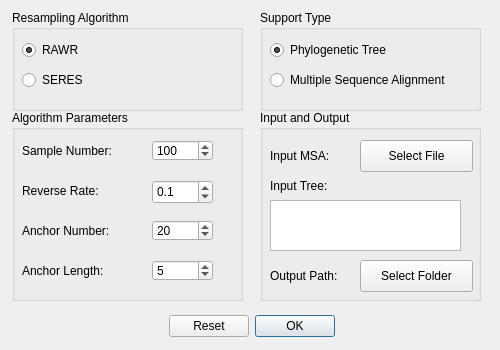
<?xml version="1.0" encoding="UTF-8"?>
<ui version="4.0">
 <class>Dialog</class>
 <widget class="QDialog" name="Dialog">
  <property name="geometry">
   <rect>
    <x>0</x>
    <y>0</y>
    <width>500</width>
    <height>350</height>
   </rect>
  </property>
  <property name="minimumSize">
   <size>
    <width>500</width>
    <height>350</height>
   </size>
  </property>
  <property name="maximumSize">
   <size>
    <width>500</width>
    <height>350</height>
   </size>
  </property>
  <property name="windowTitle">
   <string>RAWR and SERES support estimation</string>
  </property>
  <widget class="QDialogButtonBox" name="buttonBox">
   <property name="geometry">
    <rect>
     <x>6</x>
     <y>310</y>
     <width>491</width>
     <height>32</height>
    </rect>
   </property>
   <property name="standardButtons">
    <set>QDialogButtonBox::Ok|QDialogButtonBox::Reset</set>
   </property>
   <property name="centerButtons">
    <bool>true</bool>
   </property>
  </widget>
  <widget class="QGroupBox" name="algorithmGroupBox">
   <property name="geometry">
    <rect>
     <x>12</x>
     <y>10</y>
     <width>231</width>
     <height>101</height>
    </rect>
   </property>
   <property name="title">
    <string>Resampling Algorithm</string>
   </property>
   <widget class="QRadioButton" name="rawrRadioButton">
    <property name="geometry">
     <rect>
      <x>10</x>
      <y>30</y>
      <width>100</width>
      <height>20</height>
     </rect>
    </property>
    <property name="inputMethodHints">
     <set>Qt::ImhNone</set>
    </property>
    <property name="text">
     <string>RAWR</string>
    </property>
    <property name="checked">
     <bool>true</bool>
    </property>
   </widget>
   <widget class="QRadioButton" name="seresRadioButton">
    <property name="geometry">
     <rect>
      <x>10</x>
      <y>60</y>
      <width>100</width>
      <height>20</height>
     </rect>
    </property>
    <property name="text">
     <string>SERES</string>
    </property>
   </widget>
  </widget>
  <widget class="QGroupBox" name="supportTypeGroupBox">
   <property name="geometry">
    <rect>
     <x>260</x>
     <y>10</y>
     <width>221</width>
     <height>101</height>
    </rect>
   </property>
   <property name="title">
    <string>Support Type</string>
   </property>
   <widget class="QRadioButton" name="msaRadioButton">
    <property name="geometry">
     <rect>
      <x>10</x>
      <y>60</y>
      <width>201</width>
      <height>20</height>
     </rect>
    </property>
    <property name="text">
     <string>Multiple Sequence Alignment</string>
    </property>
   </widget>
   <widget class="QRadioButton" name="treeRadioButton">
    <property name="geometry">
     <rect>
      <x>10</x>
      <y>30</y>
      <width>201</width>
      <height>20</height>
     </rect>
    </property>
    <property name="text">
     <string>Phylogenetic Tree</string>
    </property>
    <property name="checked">
     <bool>true</bool>
    </property>
   </widget>
  </widget>
  <widget class="QGroupBox" name="parametersGroupBox">
   <property name="geometry">
    <rect>
     <x>12</x>
     <y>110</y>
     <width>231</width>
     <height>191</height>
    </rect>
   </property>
   <property name="title">
    <string>Algorithm Parameters</string>
   </property>
   <widget class="QSpinBox" name="sampleNumberSpinBox">
    <property name="geometry">
     <rect>
      <x>140</x>
      <y>30</y>
      <width>61</width>
      <height>21</height>
     </rect>
    </property>
    <property name="minimum">
     <number>1</number>
    </property>
    <property name="maximum">
     <number>500</number>
    </property>
    <property name="value">
     <number>100</number>
    </property>
   </widget>
   <widget class="QLabel" name="sampleNumberLabel">
    <property name="geometry">
     <rect>
      <x>10</x>
      <y>30</y>
      <width>111</width>
      <height>21</height>
     </rect>
    </property>
    <property name="text">
     <string>Sample Number:</string>
    </property>
   </widget>
   <widget class="QLabel" name="reverseRateLabel">
    <property name="geometry">
     <rect>
      <x>10</x>
      <y>70</y>
      <width>101</width>
      <height>21</height>
     </rect>
    </property>
    <property name="text">
     <string>Reverse Rate:</string>
    </property>
   </widget>
   <widget class="QDoubleSpinBox" name="reverseRateSpinBox">
    <property name="geometry">
     <rect>
      <x>140</x>
      <y>70</y>
      <width>61</width>
      <height>24</height>
     </rect>
    </property>
    <property name="decimals">
     <number>1</number>
    </property>
    <property name="minimum">
     <double>0.000000000000000</double>
    </property>
    <property name="maximum">
     <double>0.900000000000000</double>
    </property>
    <property name="singleStep">
     <double>0.100000000000000</double>
    </property>
    <property name="value">
     <double>0.100000000000000</double>
    </property>
   </widget>
   <widget class="QLabel" name="anchorNumberLabel">
    <property name="geometry">
     <rect>
      <x>10</x>
      <y>110</y>
      <width>111</width>
      <height>21</height>
     </rect>
    </property>
    <property name="text">
     <string>Anchor Number:</string>
    </property>
   </widget>
   <widget class="QSpinBox" name="anchorNumberSpinBox">
    <property name="geometry">
     <rect>
      <x>140</x>
      <y>110</y>
      <width>61</width>
      <height>21</height>
     </rect>
    </property>
    <property name="minimumSize">
     <size>
      <width>51</width>
      <height>0</height>
     </size>
    </property>
    <property name="maximum">
     <number>200</number>
    </property>
    <property name="value">
     <number>20</number>
    </property>
   </widget>
   <widget class="QLabel" name="anchorLengthLabel">
    <property name="geometry">
     <rect>
      <x>10</x>
      <y>150</y>
      <width>111</width>
      <height>21</height>
     </rect>
    </property>
    <property name="text">
     <string>Anchor Length:</string>
    </property>
   </widget>
   <widget class="QSpinBox" name="anchorLengthSpinBox">
    <property name="geometry">
     <rect>
      <x>140</x>
      <y>150</y>
      <width>61</width>
      <height>21</height>
     </rect>
    </property>
    <property name="maximum">
     <number>200</number>
    </property>
    <property name="value">
     <number>5</number>
    </property>
   </widget>
  </widget>
  <widget class="QGroupBox" name="inputGroupBox">
   <property name="geometry">
    <rect>
     <x>260</x>
     <y>110</y>
     <width>221</width>
     <height>191</height>
    </rect>
   </property>
   <property name="title">
    <string>Input and Output</string>
   </property>
   <widget class="QPushButton" name="msaFilePushButton">
    <property name="geometry">
     <rect>
      <x>100</x>
      <y>30</y>
      <width>113</width>
      <height>32</height>
     </rect>
    </property>
    <property name="text">
     <string>Select File</string>
    </property>
   </widget>
   <widget class="QLabel" name="msaFileLabel">
    <property name="geometry">
     <rect>
      <x>10</x>
      <y>30</y>
      <width>91</width>
      <height>31</height>
     </rect>
    </property>
    <property name="text">
     <string>Input MSA:</string>
    </property>
   </widget>
   <widget class="QLabel" name="treeTextLabel">
    <property name="geometry">
     <rect>
      <x>10</x>
      <y>60</y>
      <width>91</width>
      <height>31</height>
     </rect>
    </property>
    <property name="text">
     <string>Input Tree:</string>
    </property>
   </widget>
   <widget class="QPlainTextEdit" name="treeTextEdit">
    <property name="geometry">
     <rect>
      <x>10</x>
      <y>90</y>
      <width>191</width>
      <height>51</height>
     </rect>
    </property>
   </widget>
   <widget class="QLabel" name="outputPathLabel">
    <property name="geometry">
     <rect>
      <x>10</x>
      <y>150</y>
      <width>91</width>
      <height>31</height>
     </rect>
    </property>
    <property name="text">
     <string>Output Path:</string>
    </property>
   </widget>
   <widget class="QPushButton" name="outputPathPushButton">
    <property name="geometry">
     <rect>
      <x>100</x>
      <y>150</y>
      <width>113</width>
      <height>32</height>
     </rect>
    </property>
    <property name="text">
     <string>Select Folder</string>
    </property>
   </widget>
  </widget>
 </widget>
 <resources/>
 <connections>
  <connection>
   <sender>rawrRadioButton</sender>
   <signal>toggled(bool)</signal>
   <receiver>anchorLengthSpinBox</receiver>
   <slot>setDisabled(bool)</slot>
   <hints>
    <hint type="sourcelabel">
     <x>71</x>
     <y>39</y>
    </hint>
    <hint type="destinationlabel">
     <x>182</x>
     <y>282</y>
    </hint>
   </hints>
  </connection>
  <connection>
   <sender>rawrRadioButton</sender>
   <signal>toggled(bool)</signal>
   <receiver>anchorNumberSpinBox</receiver>
   <slot>setDisabled(bool)</slot>
   <hints>
    <hint type="sourcelabel">
     <x>71</x>
     <y>39</y>
    </hint>
    <hint type="destinationlabel">
     <x>182</x>
     <y>252</y>
    </hint>
   </hints>
  </connection>
  <connection>
   <sender>seresRadioButton</sender>
   <signal>toggled(bool)</signal>
   <receiver>anchorLengthSpinBox</receiver>
   <slot>setEnabled(bool)</slot>
   <hints>
    <hint type="sourcelabel">
     <x>71</x>
     <y>69</y>
    </hint>
    <hint type="destinationlabel">
     <x>182</x>
     <y>282</y>
    </hint>
   </hints>
  </connection>
  <connection>
   <sender>seresRadioButton</sender>
   <signal>toggled(bool)</signal>
   <receiver>anchorNumberSpinBox</receiver>
   <slot>setEnabled(bool)</slot>
   <hints>
    <hint type="sourcelabel">
     <x>71</x>
     <y>69</y>
    </hint>
    <hint type="destinationlabel">
     <x>182</x>
     <y>252</y>
    </hint>
   </hints>
  </connection>
  <connection>
   <sender>msaRadioButton</sender>
   <signal>toggled(bool)</signal>
   <receiver>treeTextEdit</receiver>
   <slot>setDisabled(bool)</slot>
   <hints>
    <hint type="sourcelabel">
     <x>349</x>
     <y>69</y>
    </hint>
    <hint type="destinationlabel">
     <x>344</x>
     <y>267</y>
    </hint>
   </hints>
  </connection>
  <connection>
   <sender>treeRadioButton</sender>
   <signal>toggled(bool)</signal>
   <receiver>treeTextEdit</receiver>
   <slot>setEnabled(bool)</slot>
   <hints>
    <hint type="sourcelabel">
     <x>349</x>
     <y>39</y>
    </hint>
    <hint type="destinationlabel">
     <x>344</x>
     <y>267</y>
    </hint>
   </hints>
  </connection>
 </connections>
</ui>
